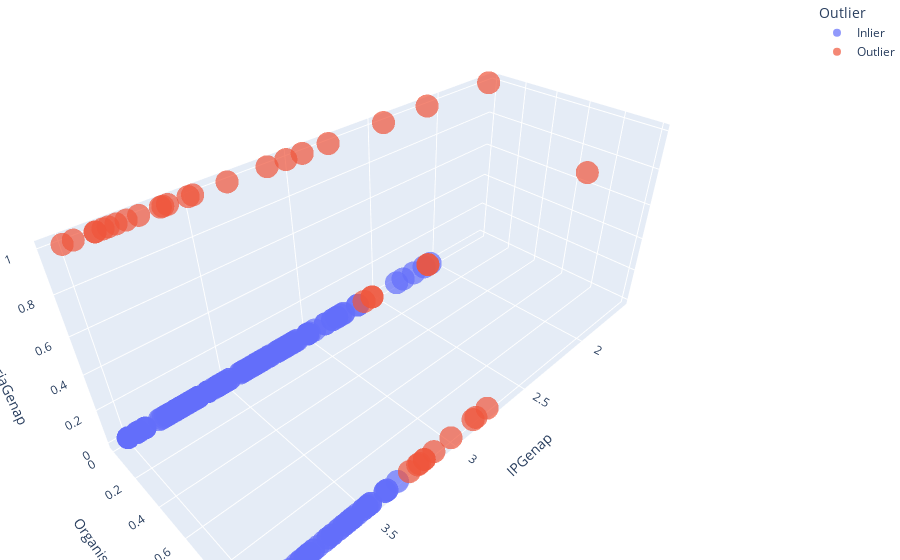

The cell this chart's notebook holds for it:
### Code cell
scatter_fig = px.scatter_3d(fixOutlier, x='IPGenap', y='OrganisasiGenap', z='KerjaGenap', color = 'Outlier', opacity=0.7)
scatter_fig.update_layout(margin=dict(l=0, r=0, b=0, t=0))

### Figure 1 — Plotly figure (JSON) as saved in the notebook; plotly's stock layout.template omitted (floating-point values rounded to 4 significant figures; data arrays with more than 128 entries replaced by an {"elided": "..."} marker saying what was removed)
{"data": [{"hovertemplate": "Outlier=Inlier<br>IPGenap=%{x}<br>OrganisasiGenap=%{y}<br>KerjaGenap=%{z}<extra></extra>", "legendgroup": "Inlier", "marker": {"color": "#636efa", "opacity": 0.7, "symbol": "circle"}, "mode": "markers", "name": "Inlier", "scene": "scene", "showlegend": true, "type": "scatter3d", "x": {"elided": "172 float values"}, "y": {"elided": "172 int values"}, "z": {"elided": "172 int values"}}, {"hovertemplate": "Outlier=Outlier<br>IPGenap=%{x}<br>OrganisasiGenap=%{y}<br>KerjaGenap=%{z}<extra></extra>", "legendgroup": "Outlier", "marker": {"color": "#EF553B", "opacity": 0.7, "symbol": "circle"}, "mode": "markers", "name": "Outlier", "scene": "scene", "showlegend": true, "type": "scatter3d", "x": [2.78, 2.75, 3.17, 3.76, 3.32, 2.54, 3.85, 3.26, 2.83, 3.02, 3.61, 2.93, 3.12, 3.88, 3.71, 3.59, 4, 2.2, 3.88, 3.17, 3.8, 3.2, 3.62, 2.43, 2.54, 2.85, 3.96, 3.5, 1.62, 2.12, 2.6, 3.21, 2.08, 3.83, 3, 2.08, 3.48, 3.11], "y": [0, 1, 1, 0, 0, 0, 0, 1, 1, 0, 0, 0, 0, 0, 0, 0, 0, 1, 0, 1, 0, 1, 0, 0, 0, 1, 0, 0, 0, 0, 0, 1, 0, 0, 1, 0, 0, 1], "z": [1, 0, 0, 1, 1, 0, 1, 0, 0, 1, 1, 1, 1, 1, 1, 1, 1, 1, 1, 0, 1, 0, 1, 1, 0, 0, 1, 1, 1, 1, 0, 0, 0, 1, 0, 0, 1, 0]}], "layout": {"legend": {"title": {"text": "Outlier"}, "tracegroupgap": 0}, "margin": {"b": 0, "l": 0, "r": 0, "t": 0}, "scene": {"domain": {"x": [0, 1], "y": [0, 1]}, "xaxis": {"title": {"text": "IPGenap"}}, "yaxis": {"title": {"text": "OrganisasiGenap"}}, "zaxis": {"title": {"text": "KerjaGenap"}}}}}
